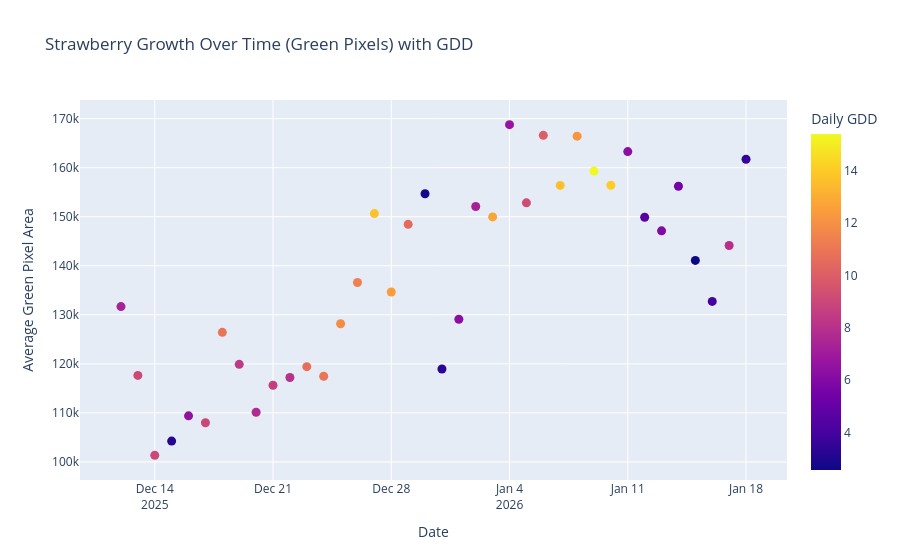

Source (notebook cell):
### Code cell
daily = df.groupby("date").agg({
    "green_pixels":"mean",
    "GDD":"first"
}).reset_index()

# plot
fig = px.scatter(
    daily,
    x="date",
    y="green_pixels",
    color="GDD",
    title="Strawberry Growth Over Time (Green Pixels) with GDD",
    labels={
        "date":"Date",
        "green_pixels":"Average Green Pixel Area",
        "GDD":"Daily GDD"
    }
)

fig.update_traces(marker=dict(size=9))

fig.show()

### Figure 1 — Plotly figure (JSON) as saved in the notebook; plotly's stock layout.template omitted (floating-point values rounded to 4 significant figures)
{"data": [{"hovertemplate": "Date=%{x}<br>Average Green Pixel Area=%{y}<br>Daily GDD=%{marker.color}<extra></extra>", "legendgroup": "", "marker": {"color": [7.345, 9.045, 9.075, 3.16, 6.51, 9.0, 10.94, 8.405, 7.745, 8.64, 7.985, 10.73, 10.97, 11.85, 11.41, 13.72, 12.43, 10.51, 2.735, 3.315, 6.26, 7.255, 12.72, 6.63, 9.21, 10.05, 13.65, 12.2, 15.41, 14.03, 6.325, 4.535, 5.955, 5.5, 2.57, 3.935, 7.965, 3.545], "coloraxis": "coloraxis", "size": 9, "symbol": "circle"}, "mode": "markers", "name": "", "orientation": "v", "showlegend": false, "type": "scatter", "x": ["2025-12-12", "2025-12-13", "2025-12-14", "2025-12-15", "2025-12-16", "2025-12-17", "2025-12-18", "2025-12-19", "2025-12-20", "2025-12-21", "2025-12-22", "2025-12-23", "2025-12-24", "2025-12-25", "2025-12-26", "2025-12-27", "2025-12-28", "2025-12-29", "2025-12-30", "2025-12-31", "2026-01-01", "2026-01-02", "2026-01-03", "2026-01-04", "2026-01-05", "2026-01-06", "2026-01-07", "2026-01-08", "2026-01-09", "2026-01-10", "2026-01-11", "2026-01-12", "2026-01-13", "2026-01-14", "2026-01-15", "2026-01-16", "2026-01-17", "2026-01-18"], "xaxis": "x", "y": [131700.0, 117600.0, 101300.0, 104300.0, 109400.0, 108000.0, 126400.0, 119900.0, 110100.0, 115600.0, 117200.0, 119400.0, 117500.0, 128200.0, 136600.0, 150600.0, 134700.0, 148500.0, 154700.0, 118900.0, 129100.0, 152100.0, 150000.0, 168800.0, 152800.0, 166600.0, 156400.0, 166400.0, 159300.0, 156400.0, 163300.0, 149900.0, 147100.0, 156200.0, 141100.0, 132700.0, 144100.0, 161700.0], "yaxis": "y"}], "layout": {"coloraxis": {"colorbar": {"title": {"text": "Daily GDD"}}, "colorscale": [[0, "#0d0887"], [0.1111, "#46039f"], [0.2222, "#7201a8"], [0.3333, "#9c179e"], [0.4444, "#bd3786"], [0.5556, "#d8576b"], [0.6667, "#ed7953"], [0.7778, "#fb9f3a"], [0.8889, "#fdca26"], [1, "#f0f921"]]}, "legend": {"tracegroupgap": 0}, "title": {"text": "Strawberry Growth Over Time (Green Pixels) with GDD"}, "xaxis": {"anchor": "y", "domain": [0, 1], "title": {"text": "Date"}}, "yaxis": {"anchor": "x", "domain": [0, 1], "title": {"text": "Average Green Pixel Area"}}}}
